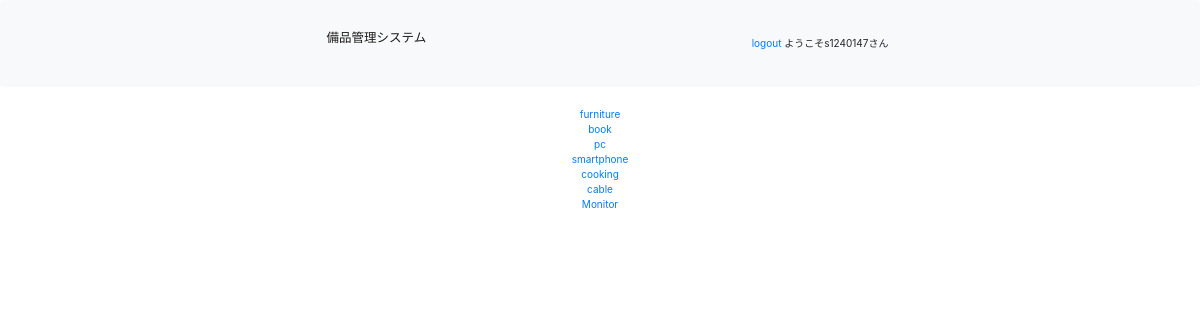
Page /fixtures/category_list/ (signed in) on the earlier database version.
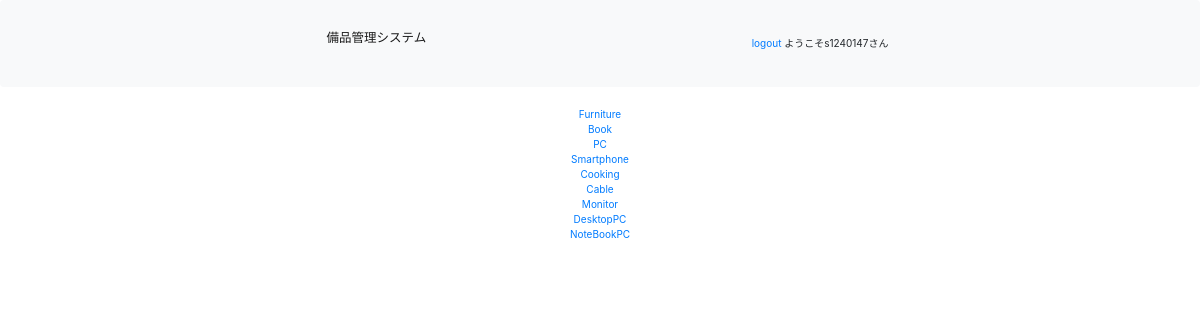
Same page on the later database version.
### fixtures/models.py (models this page shows)
class Category(models.Model):
    name = models.CharField(max_length=20)
    def __str__(self):
        return self.name

### fixtures/views.py (the view, shortened to what this page needs)
# urls.py: path('category_list/',fixtures_views.category_list,name='category_list'),
@login_required
def category_list(request):
    if "category" in request.GET: # get Category by QueryParameter
        category = request.GET.get("category")
    else:                       # No queryParameter
        try:
            category_list=Category.objects.all()
        except Category.DoesNotExist:
            raise Http404("Category does not exist")
        else:
            return render(request,
                          'category.html',
                          {"category_list":category_list}
                          )

### templates/category.html (shortened to what this page needs)
{% extends 'base.html' %}
{% block content %}
<div align="center">
{% if category_list %}
    {% for category in category_list %}
        <a href="?category={{ category }}">{{ category }}</a><br>
    {% endfor %}
{% endif %}
</div>
{% endblock %}

Differences in the rows shown:
changed Category: name "furniture" → "Furniture"
changed Category: name "book" → "Book"
changed Category (number 3 of 9 on the later page): name "pc" → "PC"
changed Category: name "smartphone" → "Smartphone"
changed Category: name "cooking" → "Cooking"
changed Category: name "cable" → "Cable"
added Category: name "DesktopPC"
added Category: name "NoteBookPC"
